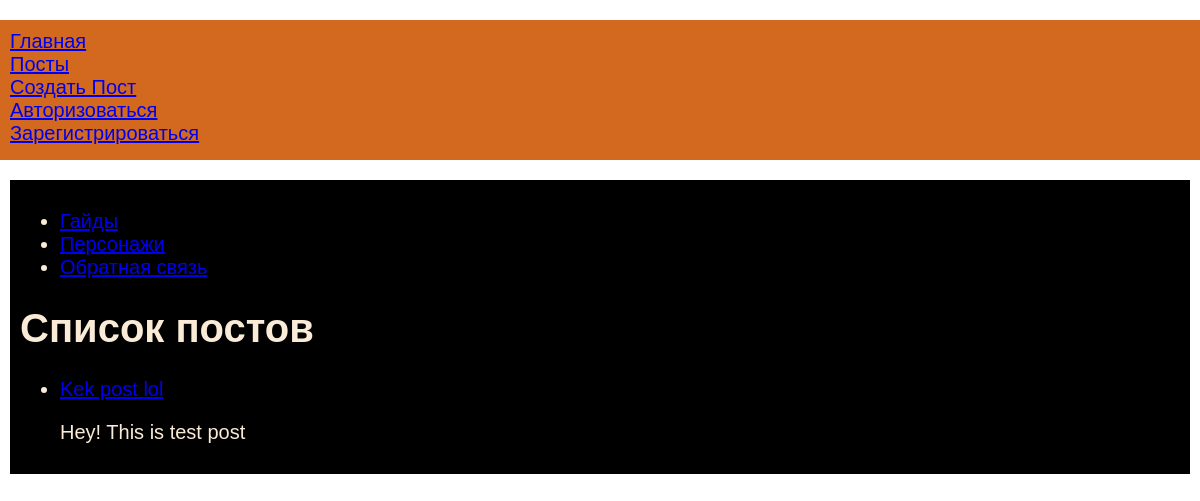
Page /posts on the earlier database version.
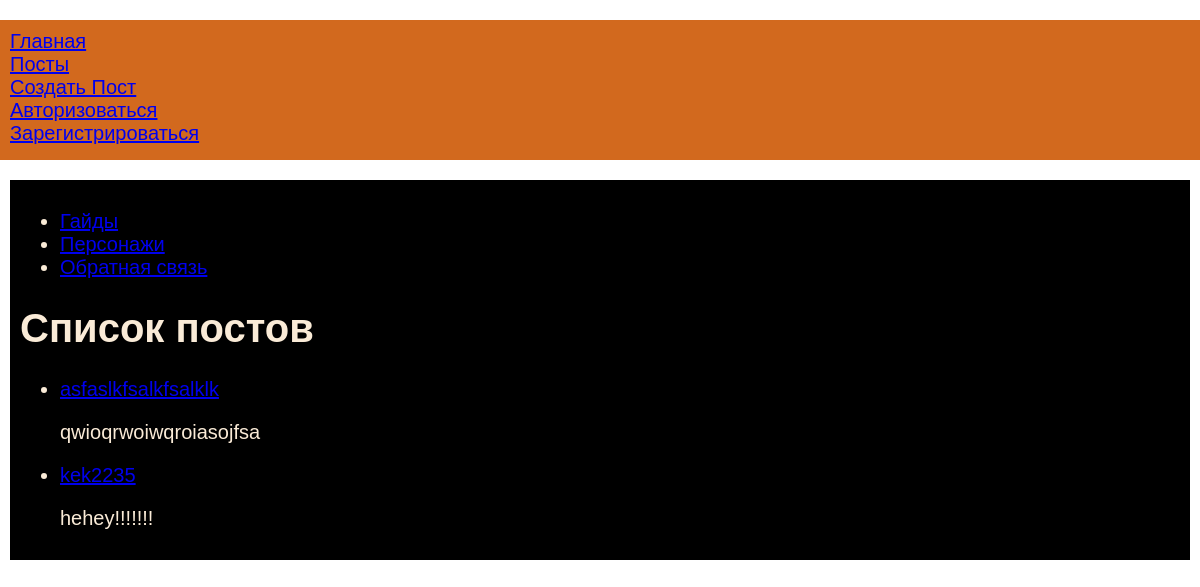
Same page on the later database version.
### tables this page shows
CREATE TABLE OFFMENU(
    id integer PRIMARY KEY AUTOINCREMENT,
    name text NOT NULL,
    url text NOT NULL
);

CREATE TABLE POSTS(
    id integer PRIMARY KEY AUTOINCREMENT,
    title text NOT NULL,
    text text NOT NULL,
    url text NOT NULL,
    userid integer,
    time integer NOT NULL
);

### all_posts/all_posts.py (the view)
@all_posts.route("/posts")
def posts():
    return render_template("all_posts/posts.html",title = "Список постов", off_menu=dbase.getOffmenu(), posts=dbase.getPostsAnonce())

### FDataBase.py (called while the page is built)
    def getOffmenu(self):
        sql = '''SELECT * FROM OFFMENU'''
        try:
            self.__cur.execute(sql)
            res = self.__cur.fetchall()
            if res: return res
        except:
            print('DB reading error')
        return []

    def getPostsAnonce(self):
        try:
            self.__cur.execute(f"SELECT id, title, text, url FROM  posts ORDER BY time DESC")
            res = self.__cur.fetchall()
            if res: return res
        except sqlite3.Error as e:
            print("Ошибка получения постов" + str(e))
        return []

### all_posts/all_posts.py (called while the page is built)
@all_posts.before_request
def before_request():
    global dbase
    db =  g.get('link_db')
    dbase = FDataBase(db)

@all_posts.teardown_request
def teardown_request(request):
    global db
    db =  None
    return request

### starter.py (called while the page is built)
def connect_db():
    conn = sqlite3.connect(app.config['DATABASE'])
    conn.row_factory = sqlite3.Row
    return conn

def get_db():
    if not hasattr(g, 'link_db'):
        g.link_db = connect_db()
        return g.link_db

@app.before_request
def before_request():
    global dbase
    db = get_db()
    dbase=FDataBase(db)

### all_posts/templates/all_posts/posts.html
{% extends 'base.html' %}
{% block content %}
{{ super() }}
{% block off_menu %}
    <ul class="off_menu">
        {% for m in off_menu -%}
    <li><a href="{{m.url}}">{{m.name}}</a></li>
        {% endfor -%}
    </ul>
{% endblock off_menu %}
{%  if title %}
<h1>{{ title }}</h1>
{% else %}
<h1>Genshin Funzone</h1>
{% endif %}
<ul class="list-posts">
{% for p in posts %}
<li>
<p class="title"><a href="{{ url_for('.show_post', alias=p.url)}}">{{p.title}}</a></p>
<p class="annonce">{{ p.text[:50] | striptags }}</p>
</li>
{% endfor %}
</ul>
{% endblock %}

### templates/base.html (shortened to what this page needs)
<!DOCTYPE html>
<html>
<head>
    <link type="text/css" href="{{ url_for('static', filename='css/styles.css')}}" rel="stylesheet" />
</head>
</html>
<body>
    {% block content -%}
        {% block mainmenu -%}
    <ul class="mainmenu">
    <li><a href="{{url_for('index')}}">Главная</a></li>
    <li><a href="{{url_for('all_posts.posts')}}">Посты</a></li>
    <li><a href="{{url_for('all_posts.create_post')}}">Создать Пост</a></li>
    {% if current_user.is_authenticated %}
    <li><a href="{{url_for('users.profile', username=current_user.get_id())}}">Профиль</a></li>
    <li><a href="{{url_for('users.logout')}}">Выйти</a></li>
    {% else -%}
    <li><a href="{{url_for('users.authorisation')}}">Авторизоваться</a></li>
    <li><a href="{{url_for('users.register')}}">Зарегистрироваться</a></li>
    </ul>
        {% endif %}
        {% endblock mainmenu %}
    <div class = "content">
    {% endblock content %}
    </div>
</body>
</html>

### static/css/styles.css (style rules this page uses)
html, body { font-family: "Arial"; margin:0; padding:0; height: 100%; width: 100%; }
ul.mainmenu { background:chocolate; height:120px; margin: 0px, 0px, 15px, 0px; padding:10px; font-size: 20px; }
.content { background: black; color: antiquewhite; padding:10px; margin: 10px; font-size: 20px; }

Differences in the rows shown:
removed POSTS: title "Kek post lol", text "Hey! This is test post"
added POSTS: title "asfaslkfsalkfsalklk", text "qwioqrwoiwqroiasojfsa"
added POSTS: title "kek2235", text "hehey!!!!!!!"
